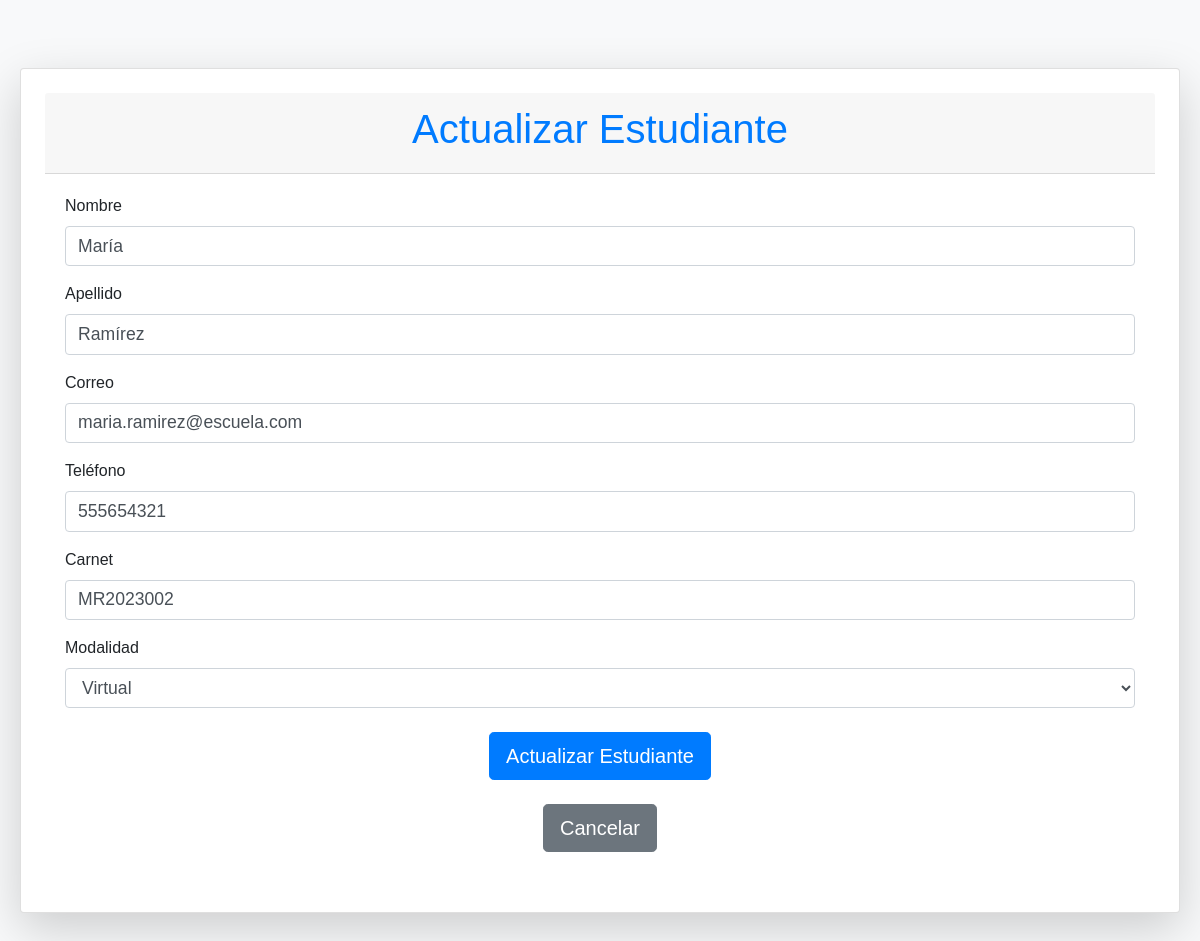
/routers/estudiantesRouter.php?action=edit&id=2, run on an earlier commit of the app's database.
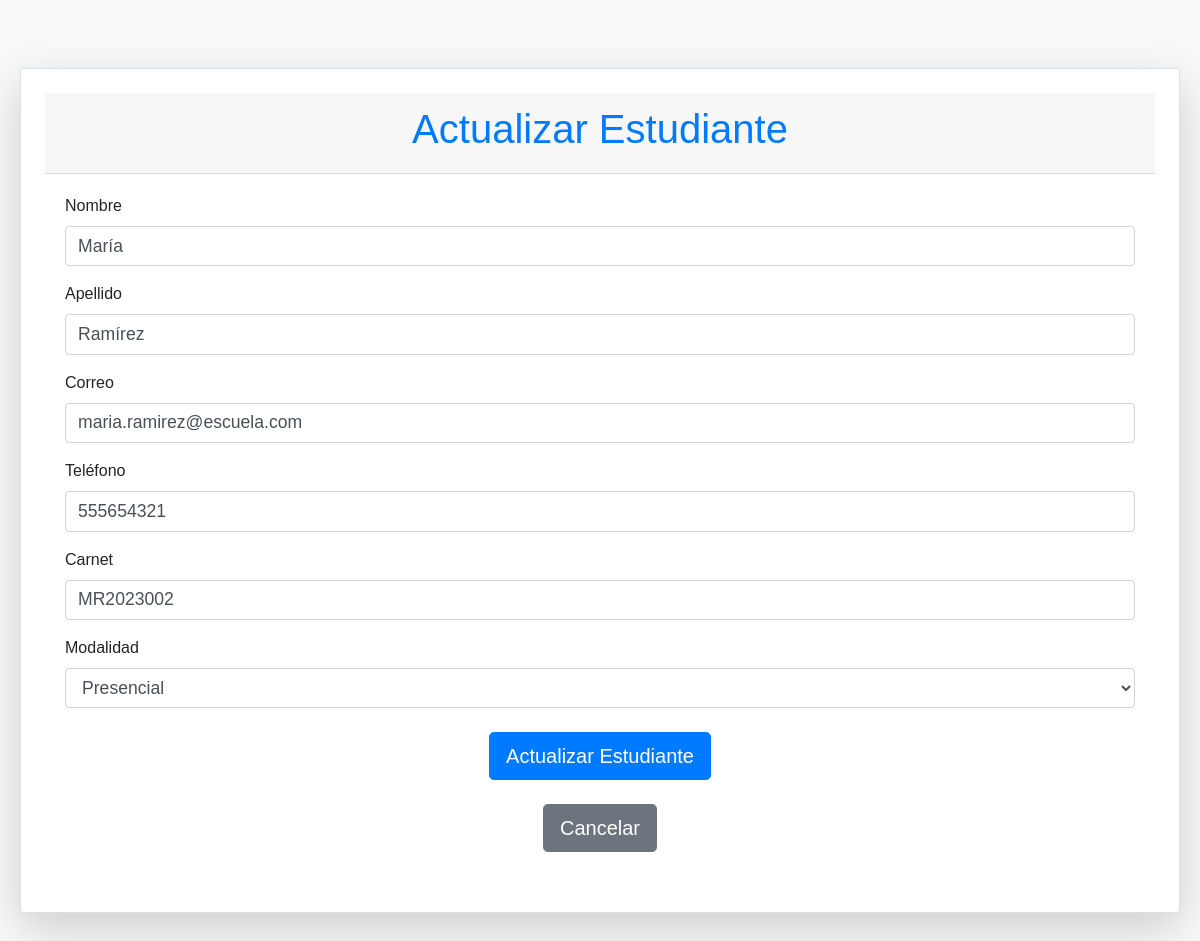
And on a later commit of the database.
### tables this page shows
CREATE TABLE estudiantes (
    id_estudiante INT AUTO_INCREMENT PRIMARY KEY,
    nombre VARCHAR(100) NOT NULL,
    apellido VARCHAR(100) NOT NULL,
    correo VARCHAR(100) NOT NULL UNIQUE,
    telefono VARCHAR(15),
    carnet VARCHAR(50) NOT NULL UNIQUE,
    modalidad ENUM('Presencial', 'Virtual') NOT NULL
);

### controllers/EstudiantesController.php (called while the page is built, shortened)
<?php
require_once(dirname(__FILE__) . '/../config/conf.php');
require_once(dirname(__FILE__) . '/../models/EstudiantesModel.php');
class EstudiantesController
{
    private $estudiante;
    public function __construct()
    {
        $database = new Conexion();
        $this->db = $database->Conectar();
        $this->estudiante = new Estudiantes($this->db);
    }
    public function edit($id)
    {
        $this->estudiante->id_estudiante = $id;
        $this->estudiante->get_estudiantes_by_id();
        include(dirname(__FILE__) . '/../views/Estudiantes/updateEstudiantes.php');
    }
}
?>

### config/conf.php (called while the page is built, shortened)
<?php
class Conexion {
    private $host = "localhost";
    private $db = "escuela_sv";
    private $user = "root";
    private $pwd = "1234";
    public function Conectar() {
        $this->conn = null;
        try {
            $this->conn = new PDO("mysql:host=" . $this->host . ";dbname=" . $this->db, $this->user, $this->pwd);
            $this->conn->setAttribute(PDO::ATTR_ERRMODE, PDO::ERRMODE_EXCEPTION);
        } catch (PDOException $exec) {
            echo "Error en la conexión: " . $exec->getMessage();
        }
        return $this->conn;
    }
}
?>

### models/EstudiantesModel.php (called while the page is built, shortened)
<?php
class Estudiantes
{
    private $conn;
    private $table_name = "estudiantes";
    public $id_estudiante;
    public function __construct($db)
    {
        $this->conn = $db;
    }
    public function get_estudiantes_by_id()
{
    $query = "SELECT * FROM " . $this->table_name . " WHERE id_estudiante = :id_estudiante";
    $result = $this->conn->prepare($query);
    $result->bindParam(":id_estudiante", $this->id_estudiante);
    $result->execute();
    $row = $result->fetch(PDO::FETCH_ASSOC);
    if ($row) {
        $this->nombre = $row["nombre"];
        $this->apellido = $row["apellido"];
        $this->correo = $row["correo"];
        $this->telefono = $row["telefono"];
        $this->carnet = $row["carnet"];
        $this->modalidad = $row["modalidad"];
    } else {
        echo "Estudiante no encontrado.";
    }
}
}

### views/Estudiantes/updateEstudiantes.php (the view, shortened to what this page needs)
<!DOCTYPE html>
<html lang="es">
<head>
    <link rel="stylesheet" href="https://stackpath.bootstrapcdn.com/bootstrap/4.5.2/css/bootstrap.min.css">
    <link rel="stylesheet" href="../views/css/EstudiantesResponsive.css">
</head>
<body class="bg-light">
    <div class="container mt-5 mb-5">
        <div class="card shadow-lg p-4">
            <div class="card-header text-center">
                <h2 class="text-primary">Actualizar Estudiante</h2>
            </div>
            <div class="card-body">
                <form action="../routers/estudiantesRouter.php?action=edit&id=<?= $this->estudiante->id_estudiante; ?>" method="POST">
                    <div class="form-group">
                        <label for="nombre">Nombre</label>
                        <input type="text" class="form-control" id="nombre" name="nombre" value="<?= htmlspecialchars($this->estudiante->nombre); ?>" required>
                    </div>
                    <div class="form-group">
                        <label for="apellido">Apellido</label>
                        <input type="text" class="form-control" id="apellido" name="apellido" value="<?= htmlspecialchars($this->estudiante->apellido); ?>" required>
                    </div>
                    <div class="form-group">
                        <label for="correo">Correo</label>
                        <input type="email" class="form-control" id="correo" name="correo" value="<?= htmlspecialchars($this->estudiante->correo); ?>" required>
                    </div>
                    <div class="form-group">
                        <label for="telefono">Teléfono</label>
                        <input type="text" class="form-control" id="telefono" name="telefono" value="<?= htmlspecialchars($this->estudiante->telefono); ?>" required>
                    </div>
                    <div class="form-group">
                        <label for="carnet">Carnet</label>
                        <input type="text" class="form-control" id="carnet" name="carnet" value="<?= htmlspecialchars($this->estudiante->carnet); ?>" required>
                    </div>
                    <div class="form-group">
                        <label for="modalidad">Modalidad</label>
                        <select class="form-control" id="modalidad" name="modalidad" required>
                            <option value="presencial" <?= $this->estudiante->modalidad == "presencial" ? 'selected' : ''; ?>>Presencial</option>
                            <option value="virtual" <?= $this->estudiante->modalidad == "virtual" ? 'selected' : ''; ?>>Virtual</option>
                        </select>
                    </div>
                    <div class="form-group text-center mt-4">
                        <button type="submit" class="btn btn-primary btn-lg">Actualizar Estudiante</button>
                        <br>
                        <br>
                        <a href="../routers/estudiantesRouter.php" class="btn btn-secondary btn-lg">Cancelar</a>
                    </div>
                </form>
            </div>
        </div>
    </div>
</body>
</html>

What changed in the data, as far as the page shows it:
changed estudiantes "María": modalidad "Virtual" → (not shown)
Also different on the page:
form field modalidad: (not shown) → "Presencial"
